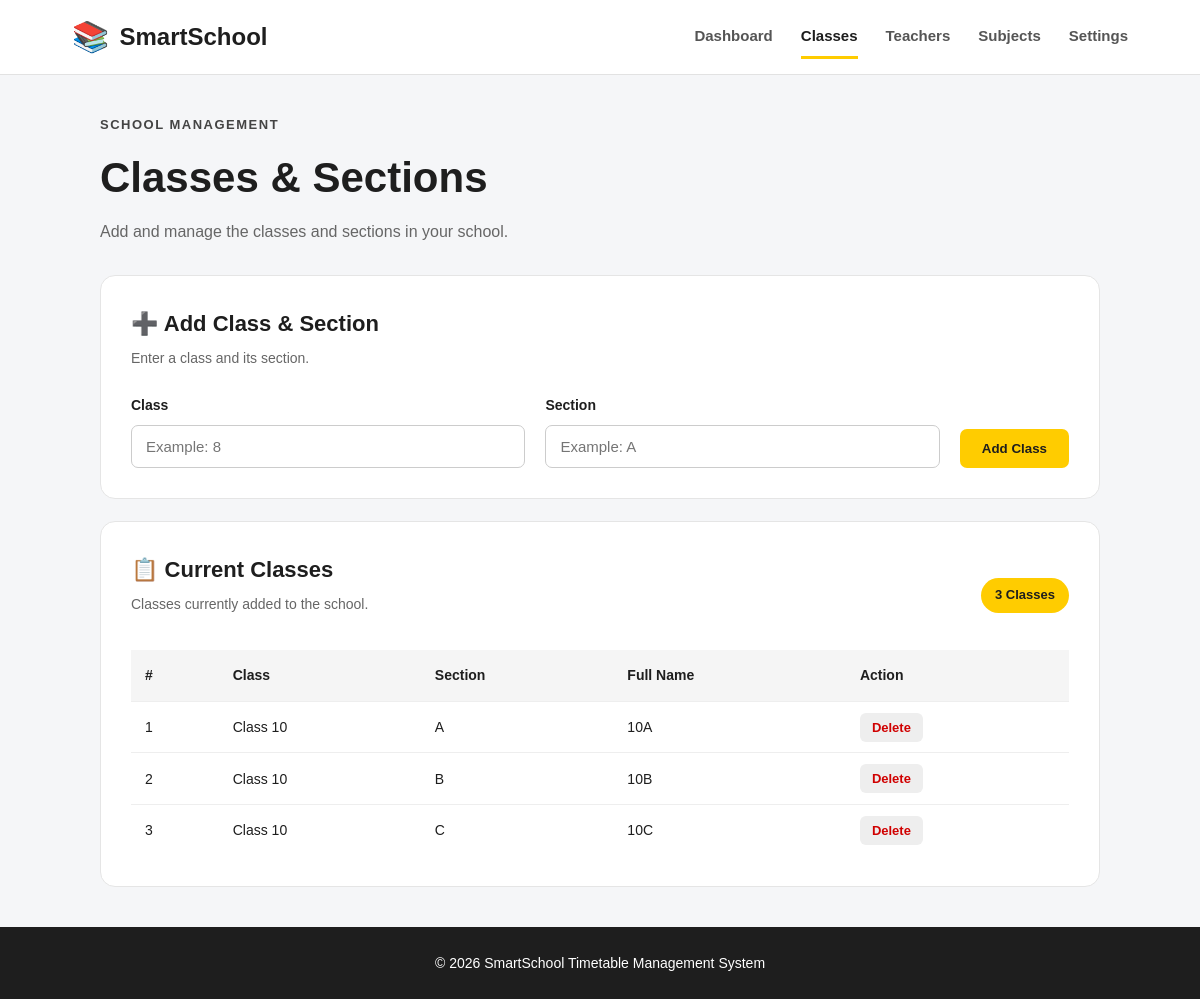
The app's page /classes, older data.
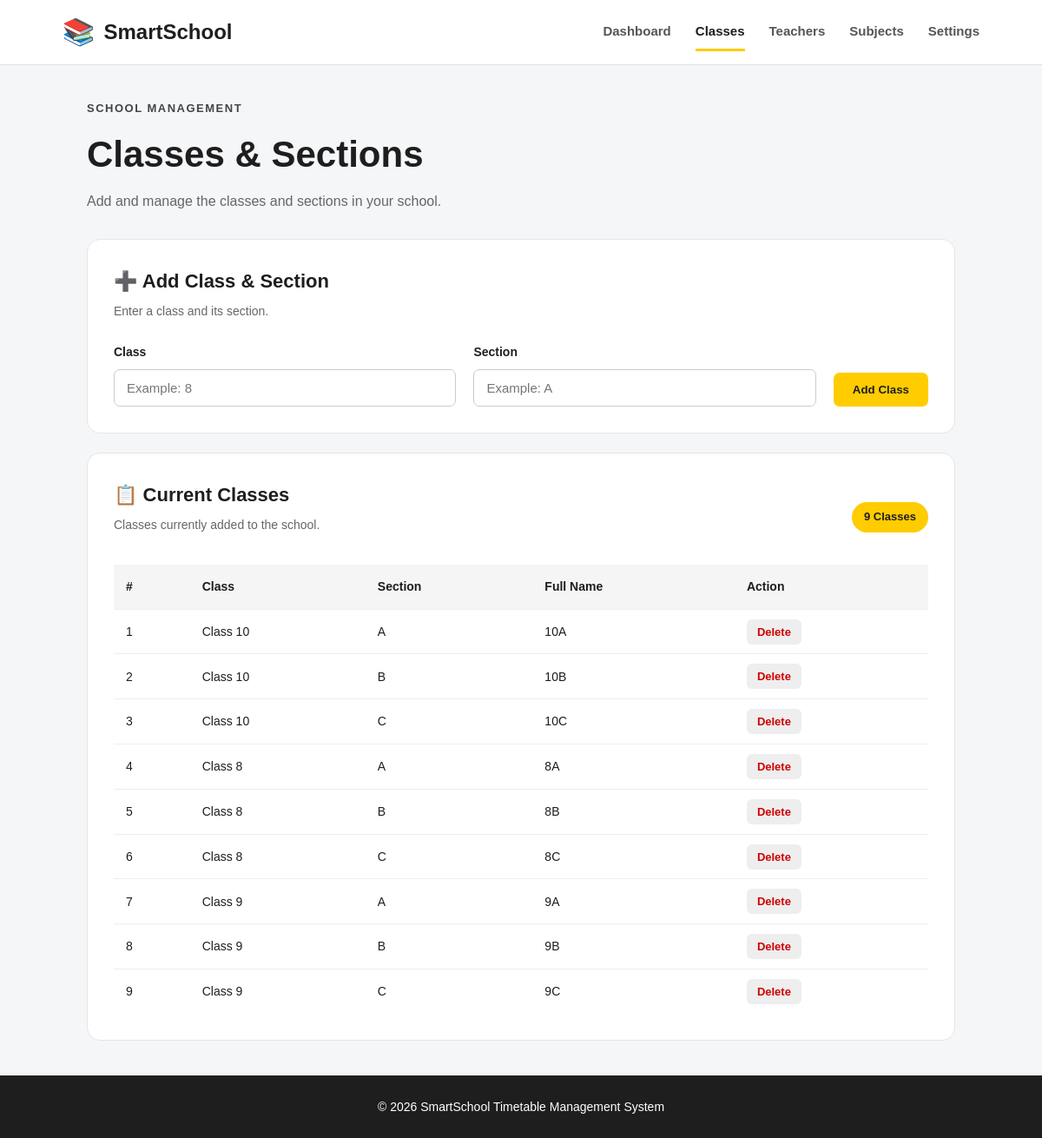
The same page, newer data.
### tables this page shows
CREATE TABLE classes (
            id INTEGER PRIMARY KEY AUTOINCREMENT,
            class_name TEXT NOT NULL,
            section TEXT NOT NULL
        );

### app.py (the view, shortened to what this page needs)
@app.route("/classes", methods=["GET", "POST"])
def classes():
    connection = get_db_connection()
    class_list = connection.execute(
        """
        SELECT * FROM classes
        ORDER BY class_name, section
        """
    ).fetchall()
    connection.close()
    return render_template(
        "classes.html",
        classes=class_list
    )

### app.py (called while the page is built)
def get_db_connection():
    connection = sqlite3.connect(DATABASE)
    connection.row_factory = sqlite3.Row
    return connection

### templates/classes.html (shortened to what this page needs)
<!DOCTYPE html>
<html lang="en">
<head>
    <link
        rel="stylesheet"
        href="{{ url_for('static', filename='style.css') }}"
    >
</head>
<body>
<header class="header">
    <div class="logo">
        <span class="logo-icon">
            📚
        </span>
        <span>
            SmartSchool
        </span>
    </div>
    <nav class="navigation">
        <a href="{{ url_for('home') }}">
            Dashboard
        </a>
        <a
            href="{{ url_for('classes') }}"
            class="active"
        >
            Classes
        </a>
        <a href="#">
            Teachers
        </a>
        <a href="#">
            Subjects
        </a>
        <a href="{{ url_for('settings') }}">
            Settings
        </a>
    </nav>
</header>
<main class="classes-container">
    <div class="page-heading">
        <p class="small-heading">
            SCHOOL MANAGEMENT
        </p>
        <h1>
            Classes & Sections
        </h1>
        <p>
            Add and manage the classes and sections
            in your school.
        </p>
    </div>
    <section class="settings-card">
        <h2>
            ➕ Add Class & Section
        </h2>
        <p class="section-description">
            Enter a class and its section.
        </p>
        <form
            method="POST"
            class="class-form"
        >
            <div class="form-group">
                <label for="class_name">
                    Class
                </label>
                <input
                    type="text"
                    id="class_name"
                    name="class_name"
                    placeholder="Example: 8"
                    required
                >
            </div>
            <div class="form-group">
                <label for="section">
                    Section
                </label>
                <input
                    type="text"
                    id="section"
                    name="section"
                    placeholder="Example: A"
                    required
                >
            </div>
            <div class="class-submit">
                <button
                    type="submit"
                    class="save-button"
                >
                    Add Class
                </button>
            </div>
        </form>
    </section>
    <section class="settings-card">
        <div class="class-list-heading">
            <div>
                <h2>
                    📋 Current Classes
                </h2>
                <p class="section-description">
                    Classes currently added to the school.
                </p>
            </div>
            <span class="class-count">
                {{ classes|length }} Classes
            </span>
        </div>
        {% if classes %}
        <div class="class-table-container">
            <table class="class-table">
                <thead>
                    <tr>
                        <th>
                            #
                        </th>
                        <th>
                            Class
                        </th>
                        <th>
                            Section
                        </th>
                        <th>
                            Full Name
                        </th>
                        <th>
                            Action
                        </th>
                    </tr>
                </thead>
                <tbody>
                    {% for class in classes %}
                    <tr>
                        <td>
                            {{ loop.index }}
                        </td>
                        <td>
                            Class {{ class["class_name"] }}
                        </td>
                        <td>
                            {{ class["section"] }}
                        </td>
                        <td>
                            {{ class["class_name"] }}{{ class["section"] }}
                        </td>
                        <td>
                            <a
                                href="{{ url_for(
                                    'delete_class',
                                    class_id=class['id']
                                ) }}"
                                class="delete-button"
                                onclick="return confirm(
                                    'Are you sure you want to delete this class?'
                                );"
                            >
                                Delete
                            </a>
                        </td>
                    </tr>
                    {% endfor %}
                </tbody>
            </table>
        </div>
        {% endif %}
    </section>
</main>
<footer class="footer">
    <p>
        © 2026 SmartSchool Timetable Management System
    </p>
</footer>
</body>
</html>

### static/style.css (style rules this page uses)
* { margin: 0; padding: 0; box-sizing: border-box; }
body { font-family: Arial, Helvetica, sans-serif; background-color: #f5f6f8; color: #1e1e1e; line-height: 1.6; }
.header { background-color: #ffffff; min-height: 75px; padding: 0 6%; display: flex; align-items: center; justify-content: space-between; border-bottom: 1px solid #e2e2e2; }
.logo { display: flex; align-items: center; gap: 10px; font-size: 24px; font-weight: bold; }
.logo-icon { font-size: 30px; }
.navigation { display: flex; gap: 28px; }
.navigation a { text-decoration: none; color: #555555; font-size: 15px; font-weight: 600; padding: 8px 0; }
.navigation a.active { color: #1e1e1e; border-bottom: 3px solid #ffcc00; }
.small-heading { font-size: 13px; font-weight: bold; letter-spacing: 1.5px; margin-bottom: 8px; color: #444444; }
.page-heading { margin-bottom: 30px; }
.page-heading h1 { font-size: 42px; margin-bottom: 8px; }
.page-heading > p:last-child { color: #666666; }
.settings-card { background-color: #ffffff; border: 1px solid #e5e5e5; border-radius: 15px; padding: 30px; margin-bottom: 22px; }
.settings-card h2 { font-size: 22px; margin-bottom: 6px; }
.section-description { color: #666666; font-size: 14px; margin-bottom: 25px; }
.form-group { display: flex; flex-direction: column; gap: 8px; flex: 1; }
.form-group label { font-size: 14px; font-weight: bold; }
.form-group input { width: 100%; padding: 12px 14px; border: 1px solid #cccccc; border-radius: 7px; font-size: 15px; background-color: #ffffff; }
.save-button { border: none; background-color: #ffcc00; color: #1e1e1e; padding: 12px 22px; border-radius: 7px; font-weight: bold; cursor: pointer; }
.footer { background-color: #1e1e1e; color: #ffffff; text-align: center; padding: 25px; font-size: 14px; }
.classes-container { width: 88%; max-width: 1000px; margin: 40px auto; }
.class-form { display: flex; align-items: flex-end; gap: 20px; }
.class-form .form-group { flex: 1; }
.class-submit { display: flex; align-items: flex-end; }
.class-list-heading { display: flex; align-items: center; justify-content: space-between; }
.class-count { background-color: #ffcc00; padding: 7px 14px; border-radius: 20px; font-size: 13px; font-weight: bold; }
.class-table-container { overflow-x: auto; }
.class-table { width: 100%; border-collapse: collapse; margin-top: 10px; }
.class-table th { text-align: left; background-color: #f5f5f5; padding: 14px; font-size: 14px; }
.class-table td { padding: 14px; border-top: 1px solid #eeeeee; font-size: 14px; }
.delete-button { text-decoration: none; background-color: #eeeeee; color: #d00000; padding: 7px 12px; border-radius: 6px; font-size: 13px; font-weight: bold; }

Row changes from the older to the newer data that the page shows:
added classes: class_name "8", section "A"
added classes: class_name "8", section "B"
added classes: class_name "8", section "C"
added classes: class_name "9", section "A"
added classes: class_name "9", section "B"
added classes: class_name "9", section "C"
Text that changed along with them:
{{ classes|length }}: "3" → "9"
